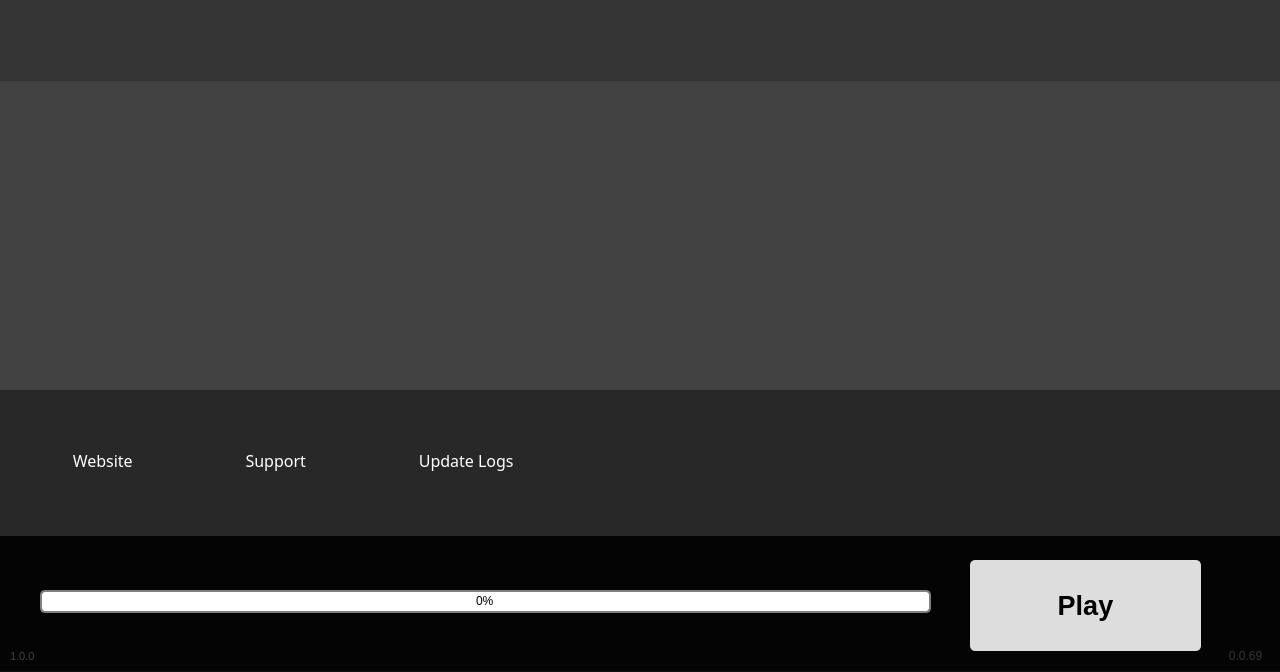
<?xml version="1.0" encoding="UTF-8"?>
<ui version="4.0">
 <class>GameLauncher</class>
 <widget class="QMainWindow" name="GameLauncher">
  <property name="geometry">
   <rect>
    <x>0</x>
    <y>0</y>
    <width>1280</width>
    <height>672</height>
   </rect>
  </property>
  <property name="windowTitle">
   <string>Prime Pianist Launcher</string>
  </property>
  <property name="windowIcon">
   <iconset resource="resources.qrc">
    <normaloff>:/images/C:/Users/joshm/OneDrive/Desktop/icon_00000.png</normaloff>:/images/C:/Users/joshm/OneDrive/Desktop/icon_00000.png</iconset>
  </property>
  <widget class="QWidget" name="centralwidget">
   <widget class="QLabel" name="background">
    <property name="geometry">
     <rect>
      <x>-50</x>
      <y>0</y>
      <width>1341</width>
      <height>671</height>
     </rect>
    </property>
    <property name="styleSheet">
     <string notr="true">background-color: #424242;</string>
    </property>
    <property name="text">
     <string/>
    </property>
   </widget>
   <widget class="QLabel" name="TopBar">
    <property name="geometry">
     <rect>
      <x>-10</x>
      <y>-20</y>
      <width>1301</width>
      <height>101</height>
     </rect>
    </property>
    <property name="styleSheet">
     <string notr="true">background-color: rgba(0,0,0,50);</string>
    </property>
    <property name="text">
     <string/>
    </property>
   </widget>
   <widget class="QLabel" name="image_background">
    <property name="geometry">
     <rect>
      <x>0</x>
      <y>0</y>
      <width>1281</width>
      <height>671</height>
     </rect>
    </property>
    <property name="text">
     <string/>
    </property>
    <property name="pixmap">
     <pixmap resource="resources.qrc">:/images/C:/Users/joshm/OneDrive/Desktop/bg.jpg</pixmap>
    </property>
    <property name="scaledContents">
     <bool>true</bool>
    </property>
   </widget>
   <widget class="QPushButton" name="play_update_button">
    <property name="geometry">
     <rect>
      <x>970</x>
      <y>560</y>
      <width>231</width>
      <height>91</height>
     </rect>
    </property>
    <property name="font">
     <font>
      <pointsize>20</pointsize>
      <weight>75</weight>
      <bold>true</bold>
     </font>
    </property>
    <property name="styleSheet">
     <string notr="true">QPushButton {
     background-color: rgba(255,255,255,220);
     border-radius: 5px;
	color: black;
}
</string>
    </property>
    <property name="text">
     <string>Play</string>
    </property>
   </widget>
   <widget class="QLabel" name="versionLauncherNumber">
    <property name="geometry">
     <rect>
      <x>10</x>
      <y>650</y>
      <width>47</width>
      <height>13</height>
     </rect>
    </property>
    <property name="font">
     <font>
      <family>Arial</family>
      <pointsize>8</pointsize>
      <weight>50</weight>
      <bold>false</bold>
     </font>
    </property>
    <property name="styleSheet">
     <string notr="true">color: #424242;</string>
    </property>
    <property name="text">
     <string>1.0.0</string>
    </property>
   </widget>
   <widget class="QLabel" name="versionGameLabel">
    <property name="geometry">
     <rect>
      <x>1210</x>
      <y>640</y>
      <width>71</width>
      <height>31</height>
     </rect>
    </property>
    <property name="font">
     <font>
      <family>Arial</family>
     </font>
    </property>
    <property name="styleSheet">
     <string notr="true">color: rgba(255,255,255,50);</string>
    </property>
    <property name="text">
     <string>0.0.69</string>
    </property>
    <property name="alignment">
     <set>Qt::AlignCenter</set>
    </property>
   </widget>
   <widget class="QWidget" name="verticalLayoutWidget">
    <property name="geometry">
     <rect>
      <x>0</x>
      <y>390</y>
      <width>1291</width>
      <height>291</height>
     </rect>
    </property>
    <layout class="QVBoxLayout" name="verticalLayout">
     <property name="spacing">
      <number>0</number>
     </property>
     <item>
      <widget class="QLabel" name="bottomBar_2">
       <property name="styleSheet">
        <string notr="true">background-color: rgba(0,0,0,100);</string>
       </property>
       <property name="text">
        <string/>
       </property>
      </widget>
     </item>
     <item>
      <widget class="QLabel" name="bottomBar">
       <property name="styleSheet">
        <string notr="true">background-color: rgba(0,0,0,240);</string>
       </property>
       <property name="text">
        <string/>
       </property>
      </widget>
     </item>
    </layout>
   </widget>
   <widget class="QWidget" name="horizontalLayoutWidget_2">
    <property name="geometry">
     <rect>
      <x>30</x>
      <y>440</y>
      <width>516</width>
      <height>42</height>
     </rect>
    </property>
    <layout class="QHBoxLayout" name="horizontalLayout_2">
     <property name="spacing">
      <number>70</number>
     </property>
     <item>
      <widget class="QPushButton" name="websiteButton">
       <property name="sizePolicy">
        <sizepolicy hsizetype="Fixed" vsizetype="Fixed">
         <horstretch>0</horstretch>
         <verstretch>0</verstretch>
        </sizepolicy>
       </property>
       <property name="font">
        <font>
         <family>Yu Gothic</family>
         <pointsize>12</pointsize>
        </font>
       </property>
       <property name="autoFillBackground">
        <bool>false</bool>
       </property>
       <property name="styleSheet">
        <string notr="true">QPushButton
{
background-color: rgba(0,0,0,0);
border: 0px solid black;
color: white;
}</string>
       </property>
       <property name="text">
        <string>   Website</string>
       </property>
       <property name="icon">
        <iconset resource="resources.qrc">
         <normaloff>:/images/C:/Users/joshm/OneDrive/Desktop/LauncherImages/home_white_00000.png</normaloff>:/images/C:/Users/joshm/OneDrive/Desktop/LauncherImages/home_white_00000.png</iconset>
       </property>
       <property name="iconSize">
        <size>
         <width>35</width>
         <height>35</height>
        </size>
       </property>
       <property name="checkable">
        <bool>false</bool>
       </property>
      </widget>
     </item>
     <item>
      <widget class="QPushButton" name="supportBtn">
       <property name="sizePolicy">
        <sizepolicy hsizetype="Fixed" vsizetype="Fixed">
         <horstretch>0</horstretch>
         <verstretch>0</verstretch>
        </sizepolicy>
       </property>
       <property name="font">
        <font>
         <family>Yu Gothic</family>
         <pointsize>12</pointsize>
        </font>
       </property>
       <property name="autoFillBackground">
        <bool>false</bool>
       </property>
       <property name="styleSheet">
        <string notr="true">QPushButton
{
background-color: rgba(0,0,0,0);
border: 0px solid black;
color: white;
}</string>
       </property>
       <property name="text">
        <string>   Support</string>
       </property>
       <property name="icon">
        <iconset resource="resources.qrc">
         <normaloff>:/images/C:/Users/joshm/OneDrive/Desktop/LauncherImages/support_white_00000.png</normaloff>:/images/C:/Users/joshm/OneDrive/Desktop/LauncherImages/support_white_00000.png</iconset>
       </property>
       <property name="iconSize">
        <size>
         <width>35</width>
         <height>35</height>
        </size>
       </property>
       <property name="checkable">
        <bool>false</bool>
       </property>
      </widget>
     </item>
     <item>
      <widget class="QPushButton" name="supportBtn_2">
       <property name="sizePolicy">
        <sizepolicy hsizetype="Fixed" vsizetype="Fixed">
         <horstretch>0</horstretch>
         <verstretch>0</verstretch>
        </sizepolicy>
       </property>
       <property name="font">
        <font>
         <family>Yu Gothic</family>
         <pointsize>12</pointsize>
        </font>
       </property>
       <property name="autoFillBackground">
        <bool>false</bool>
       </property>
       <property name="styleSheet">
        <string notr="true">QPushButton
{
background-color: rgba(0,0,0,0);
border: 0px solid black;
color: white;
}</string>
       </property>
       <property name="text">
        <string>   Update Logs</string>
       </property>
       <property name="icon">
        <iconset resource="resources.qrc">
         <normaloff>:/images/C:/Users/joshm/OneDrive/Desktop/LauncherImages/logs_white_00000.png</normaloff>:/images/C:/Users/joshm/OneDrive/Desktop/LauncherImages/logs_white_00000.png</iconset>
       </property>
       <property name="iconSize">
        <size>
         <width>35</width>
         <height>35</height>
        </size>
       </property>
       <property name="checkable">
        <bool>false</bool>
       </property>
      </widget>
     </item>
    </layout>
   </widget>
   <widget class="QWidget" name="horizontalLayoutWidget_3">
    <property name="geometry">
     <rect>
      <x>910</x>
      <y>440</y>
      <width>321</width>
      <height>42</height>
     </rect>
    </property>
    <layout class="QHBoxLayout" name="horizontalLayout_3">
     <property name="spacing">
      <number>20</number>
     </property>
     <item>
      <widget class="QPushButton" name="discord">
       <property name="sizePolicy">
        <sizepolicy hsizetype="Fixed" vsizetype="Fixed">
         <horstretch>0</horstretch>
         <verstretch>0</verstretch>
        </sizepolicy>
       </property>
       <property name="font">
        <font>
         <family>Yu Gothic</family>
         <pointsize>10</pointsize>
        </font>
       </property>
       <property name="autoFillBackground">
        <bool>false</bool>
       </property>
       <property name="styleSheet">
        <string notr="true">QPushButton
{
background-color: rgba(0,0,0,0);
border: 0px solid black;
}

</string>
       </property>
       <property name="text">
        <string/>
       </property>
       <property name="icon">
        <iconset resource="resources.qrc">
         <normaloff>:/images/C:/Users/joshm/OneDrive/Desktop/LauncherImages/discord_white_00000.png</normaloff>:/images/C:/Users/joshm/OneDrive/Desktop/LauncherImages/discord_white_00000.png</iconset>
       </property>
       <property name="iconSize">
        <size>
         <width>35</width>
         <height>35</height>
        </size>
       </property>
       <property name="checkable">
        <bool>false</bool>
       </property>
      </widget>
     </item>
     <item>
      <widget class="QPushButton" name="youtube">
       <property name="sizePolicy">
        <sizepolicy hsizetype="Fixed" vsizetype="Fixed">
         <horstretch>0</horstretch>
         <verstretch>0</verstretch>
        </sizepolicy>
       </property>
       <property name="font">
        <font>
         <family>Yu Gothic</family>
         <pointsize>10</pointsize>
        </font>
       </property>
       <property name="autoFillBackground">
        <bool>false</bool>
       </property>
       <property name="styleSheet">
        <string notr="true">QPushButton
{
background-color: rgba(0,0,0,0);
border: 0px solid black;
}</string>
       </property>
       <property name="text">
        <string/>
       </property>
       <property name="icon">
        <iconset resource="resources.qrc">
         <normaloff>:/images/C:/Users/joshm/OneDrive/Desktop/LauncherImages/youtube_white_00000.png</normaloff>:/images/C:/Users/joshm/OneDrive/Desktop/LauncherImages/youtube_white_00000.png</iconset>
       </property>
       <property name="iconSize">
        <size>
         <width>35</width>
         <height>35</height>
        </size>
       </property>
       <property name="checkable">
        <bool>false</bool>
       </property>
      </widget>
     </item>
     <item>
      <widget class="QPushButton" name="instagram">
       <property name="sizePolicy">
        <sizepolicy hsizetype="Fixed" vsizetype="Fixed">
         <horstretch>0</horstretch>
         <verstretch>0</verstretch>
        </sizepolicy>
       </property>
       <property name="font">
        <font>
         <family>Yu Gothic</family>
         <pointsize>10</pointsize>
        </font>
       </property>
       <property name="autoFillBackground">
        <bool>false</bool>
       </property>
       <property name="styleSheet">
        <string notr="true">QPushButton
{
background-color: rgba(0,0,0,0);
border: 0px solid black;
}</string>
       </property>
       <property name="text">
        <string/>
       </property>
       <property name="icon">
        <iconset resource="resources.qrc">
         <normaloff>:/images/C:/Users/joshm/OneDrive/Desktop/LauncherImages/instagram_white_00000.png</normaloff>:/images/C:/Users/joshm/OneDrive/Desktop/LauncherImages/instagram_white_00000.png</iconset>
       </property>
       <property name="iconSize">
        <size>
         <width>35</width>
         <height>35</height>
        </size>
       </property>
       <property name="checkable">
        <bool>false</bool>
       </property>
      </widget>
     </item>
     <item>
      <widget class="QPushButton" name="twitter">
       <property name="sizePolicy">
        <sizepolicy hsizetype="Fixed" vsizetype="Fixed">
         <horstretch>0</horstretch>
         <verstretch>0</verstretch>
        </sizepolicy>
       </property>
       <property name="font">
        <font>
         <family>Yu Gothic</family>
         <pointsize>10</pointsize>
        </font>
       </property>
       <property name="autoFillBackground">
        <bool>false</bool>
       </property>
       <property name="styleSheet">
        <string notr="true">QPushButton
{
background-color: rgba(0,0,0,0);
border: 0px solid black;
}</string>
       </property>
       <property name="text">
        <string/>
       </property>
       <property name="icon">
        <iconset resource="resources.qrc">
         <normaloff>:/images/C:/Users/joshm/OneDrive/Desktop/LauncherImages/twitter_white_00000.png</normaloff>:/images/C:/Users/joshm/OneDrive/Desktop/LauncherImages/twitter_white_00000.png</iconset>
       </property>
       <property name="iconSize">
        <size>
         <width>35</width>
         <height>35</height>
        </size>
       </property>
       <property name="checkable">
        <bool>false</bool>
       </property>
      </widget>
     </item>
    </layout>
    <zorder>youtube</zorder>
    <zorder>instagram</zorder>
    <zorder>twitter</zorder>
    <zorder>discord</zorder>
   </widget>
   <widget class="QProgressBar" name="progressBar">
    <property name="geometry">
     <rect>
      <x>40</x>
      <y>590</y>
      <width>891</width>
      <height>23</height>
     </rect>
    </property>
    <property name="styleSheet">
     <string notr="true">QProgressBar {
    border: 2px solid grey;
    border-radius: 5px;
    text-align: center;
}

QProgressBar::chunk {
    background-color: #05B8CC;
    width: 20px;
	margin: 0.5px;
}</string>
    </property>
    <property name="value">
     <number>0</number>
    </property>
   </widget>
   <zorder>background</zorder>
   <zorder>image_background</zorder>
   <zorder>TopBar</zorder>
   <zorder>verticalLayoutWidget</zorder>
   <zorder>horizontalLayoutWidget_2</zorder>
   <zorder>horizontalLayoutWidget_3</zorder>
   <zorder>play_update_button</zorder>
   <zorder>versionLauncherNumber</zorder>
   <zorder>progressBar</zorder>
   <zorder>versionGameLabel</zorder>
  </widget>
 </widget>
 <resources>
  <include location="resources.qrc"/>
 </resources>
 <connections/>
</ui>
